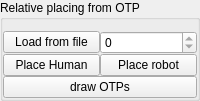
        <widget class="QGroupBox" name="groupBox_8">
         <property name="title">
          <string>Relative placing from OTP</string>
         </property>
         <layout class="QVBoxLayout" name="verticalLayout_10">
          <property name="spacing">
           <number>0</number>
          </property>
          <property name="leftMargin">
           <number>0</number>
          </property>
          <property name="rightMargin">
           <number>0</number>
          </property>
          <property name="bottomMargin">
           <number>0</number>
          </property>
          <item>
           <widget class="QWidget" name="widget_14" native="true">
            <layout class="QHBoxLayout" name="horizontalLayout_15">
             <property name="spacing">
              <number>0</number>
             </property>
             <property name="margin">
              <number>0</number>
             </property>
             <item>
              <widget class="QPushButton" name="pushButtonLoadFromFile">
               <property name="text">
                <string>Load from file</string>
               </property>
              </widget>
             </item>
             <item>
              <widget class="QSpinBox" name="spinBoxNextOTP">
               <property name="maximum">
                <number>0</number>
               </property>
              </widget>
             </item>
            </layout>
           </widget>
          </item>
          <item>
           <widget class="QWidget" name="widget_15" native="true">
            <layout class="QHBoxLayout" name="horizontalLayout_16">
             <property name="spacing">
              <number>0</number>
             </property>
             <property name="margin">
              <number>0</number>
             </property>
             <item>
              <widget class="QPushButton" name="pushButtonPlaceHuman">
               <property name="text">
                <string>Place Human</string>
               </property>
              </widget>
             </item>
             <item>
              <widget class="QPushButton" name="pushButtonPlaceRobot">
               <property name="text">
                <string>Place robot</string>
               </property>
              </widget>
             </item>
            </layout>
           </widget>
          </item>
          <item>
           <widget class="QWidget" name="widget_17" native="true">
            <layout class="QHBoxLayout" name="horizontalLayout_18">
             <property name="spacing">
              <number>0</number>
             </property>
             <property name="margin">
              <number>0</number>
             </property>
             <item>
              <widget class="QPushButton" name="pushButtonDrawOTPs">
               <property name="text">
                <string>draw OTPs</string>
               </property>
               <property name="checkable">
                <bool>true</bool>
               </property>
              </widget>
             </item>
            </layout>
           </widget>
          </item>
         </layout>
        </widget>
